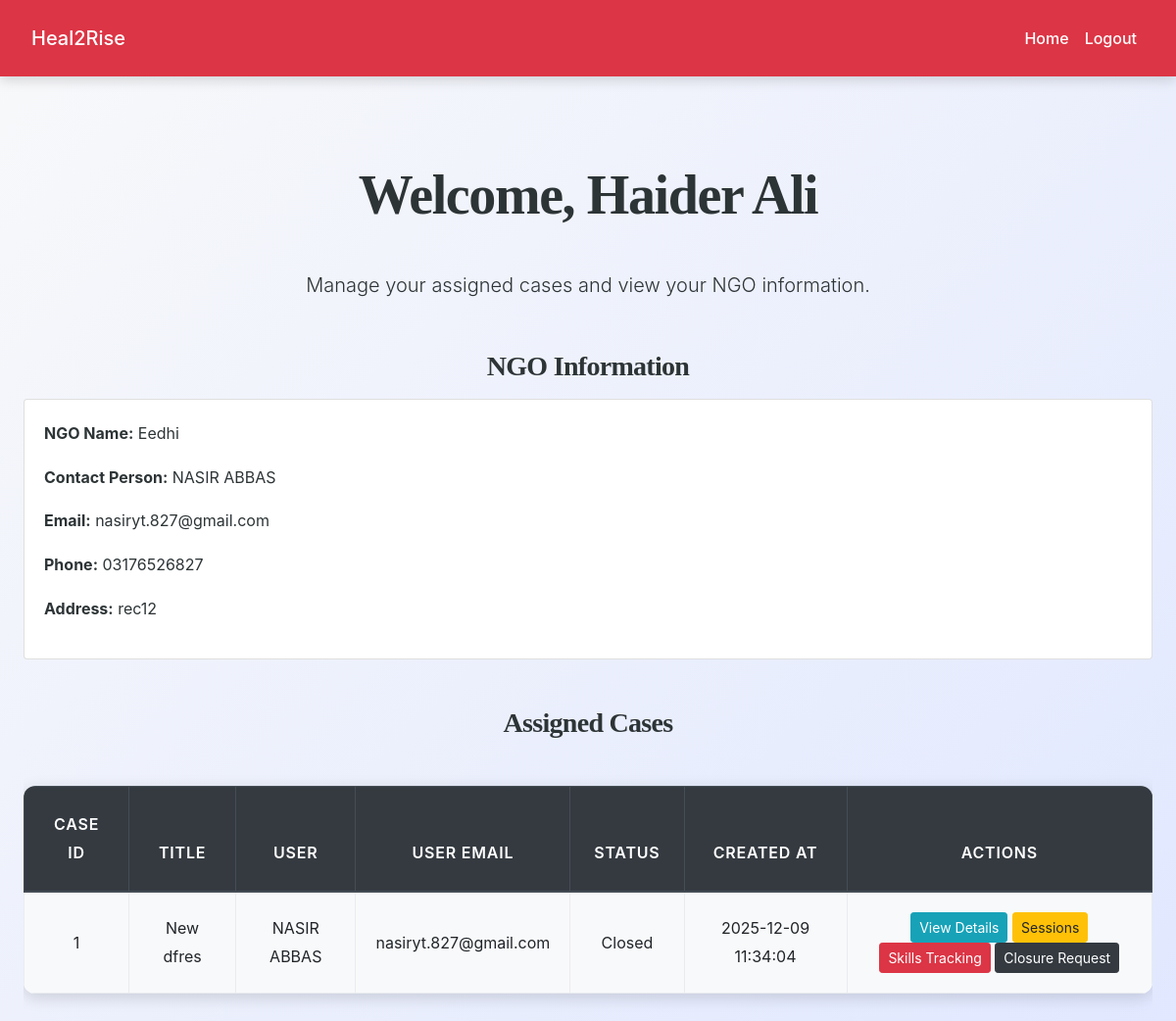
The app's page /ngo_staff/staff_dashboard.php (signed in), older data.
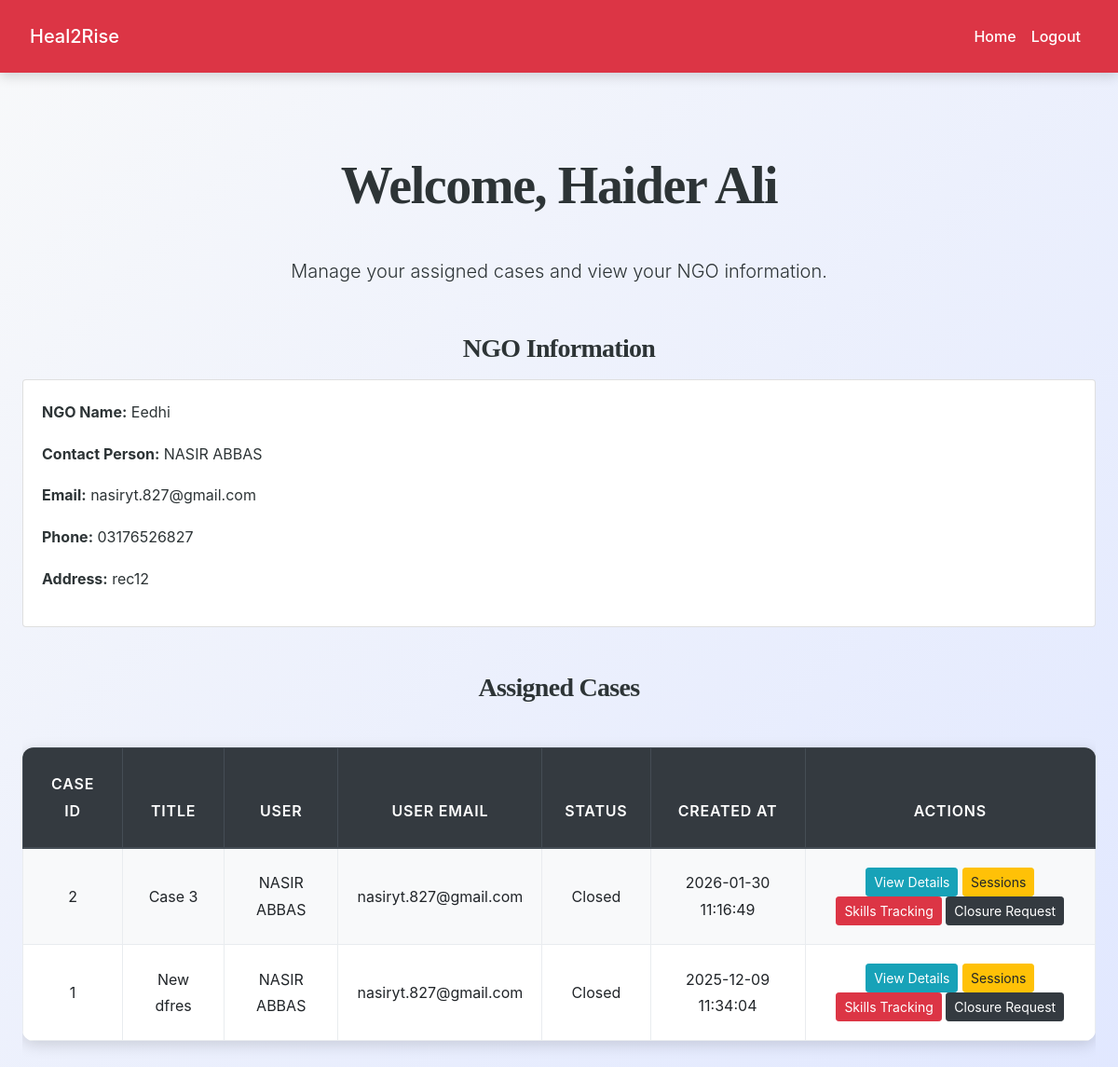
The same page, newer data.
### tables this page shows
CREATE TABLE `cases` (
  `id` int(11) NOT NULL,
  `case_title` varchar(255) NOT NULL,
  `description` text NOT NULL,
  `user_id` int(11) NOT NULL,
  `assigned_ngo_id` int(11) NOT NULL,
  `assigned_staff_id` int(11) DEFAULT NULL,
  `status` enum('pending','approved','rejected','closed') NOT NULL DEFAULT 'pending',
  `problem_category` text DEFAULT NULL,
  `severity` varchar(50) DEFAULT NULL,
  `risk_level` varchar(50) DEFAULT NULL,
  `created_at` datetime DEFAULT current_timestamp(),
  `closed_at` datetime DEFAULT NULL
);

CREATE TABLE `users` (
  `id` int(11) NOT NULL,
  `name` varchar(255) DEFAULT NULL,
  `email` varchar(255) NOT NULL,
  `password` varchar(255) NOT NULL,
  `phone` varchar(50) DEFAULT NULL,
  `emergency_contact` varchar(255) DEFAULT NULL,
  `role` enum('user','counselor','psychiatrist') NOT NULL DEFAULT 'user',
  `gender` varchar(50) DEFAULT NULL,
  `age` int(11) DEFAULT NULL,
  `status` enum('active','pending','blocked') DEFAULT 'pending',
  `created_at` datetime DEFAULT current_timestamp()
);

### ngo_staff/staff_dashboard.php (the view, shortened to what this page needs)
<?php
include('config.php');
$staff_id = $_SESSION["id"];
$staff_name = $_SESSION["name"];
$stmt = $conn->prepare("
    SELECT n.id AS ngo_id, n.ngo_name, n.contact_person, n.email, n.phone, n.address
    FROM ngo_staff s
    JOIN ngos n ON s.ngo_id = n.id
    WHERE s.id = ?
");
$stmt->bind_param("i", $staff_id);
$stmt->execute();
$result = $stmt->get_result();
$ngo = $result->fetch_assoc();
$stmt = $conn->prepare("
    SELECT c.id, c.case_title, c.status, c.created_at, u.name AS user_name, u.email AS user_email
    FROM cases c
    JOIN users u ON c.user_id = u.id
    WHERE c.assigned_staff_id = ?
    ORDER BY c.created_at DESC
");
$stmt->bind_param("i", $staff_id);
$stmt->execute();
$cases_result = $stmt->get_result();
?>
<!DOCTYPE html>
<html lang="en">
<head>
    <link rel="stylesheet" href="https://cdn.jsdelivr.net/npm/bootstrap@4.6.2/dist/css/bootstrap.min.css">
    <link rel="stylesheet" href="../css/style.css">
</head>
<body>
<?php include('navbar.php'); ?>
<div class="container py-5">
    <div class="text-center mb-5">
        <h1 class="display-4 font-weight-bold">Welcome, <?= htmlspecialchars($staff_name) ?></h1>
        <p class="lead">Manage your assigned cases and view your NGO information.</p>
    </div>
    <h3 class="mb-3">NGO Information</h3>
    <div class="card mb-5">
        <div class="card-body">
            <p><strong>NGO Name:</strong> <?= htmlspecialchars($ngo['ngo_name']) ?></p>
            <p><strong>Contact Person:</strong> <?= htmlspecialchars($ngo['contact_person']) ?></p>
            <p><strong>Email:</strong> <?= htmlspecialchars($ngo['email']) ?></p>
            <p><strong>Phone:</strong> <?= htmlspecialchars($ngo['phone']) ?></p>
            <p><strong>Address:</strong> <?= nl2br(htmlspecialchars($ngo['address'])) ?></p>
        </div>
    </div>
    <h3 class="mb-3">Assigned Cases</h3>
    <?php if ($cases_result->num_rows > 0): ?>
        <div class="table-responsive">
            <table class="table table-bordered table-striped">
                <thead class="thead-dark">
                    <tr>
                        <th>Case ID</th>
                        <th>Title</th>
                        <th>User</th>
                        <th>User Email</th>
                        <th>Status</th>
                        <th>Created At</th>
                        <th>Actions</th>
                    </tr>
                </thead>
                <tbody>
                    <?php while ($case = $cases_result->fetch_assoc()): ?>
                        <tr>
                            <td><?= $case['id'] ?></td>
                            <td><?= htmlspecialchars($case['case_title']) ?></td>
                            <td><?= htmlspecialchars($case['user_name']) ?></td>
                            <td><?= htmlspecialchars($case['user_email']) ?></td>
                            <td><?= ucfirst($case['status']) ?></td>
                            <td><?= $case['created_at'] ?></td>
                            <td>
    <a href="view_case_details.php?id=<?= $case['id'] ?>" class="btn btn-sm btn-info">View Details</a>
    <a href="sessions.php?case_id=<?= $case['id'] ?>" class="btn btn-sm btn-warning">Sessions</a>
    <a href="skills.php?case_id=<?= $case['id'] ?>" class="btn btn-sm btn-danger">Skills Tracking</a>
    <a href="closure_request.php?case_id=<?= $case['id'] ?>" class="btn btn-sm btn-dark">Closure Request</a>
</td>
                        </tr>
                    <?php endwhile; ?>
                </tbody>
            </table>
        </div>
    <?php else: ?>
        <p class="text-center">No cases assigned to you yet.</p>
    <?php endif; ?>
</div>
</body>
</html>

Row changes from the older to the newer data that the page shows:
added cases: id "2", case_title "Case 3", user.name "NASIR ABBAS", user.email "nasiryt.827@gmail.com", status "Closed", created_at "2026-01-30 11:16:49"
